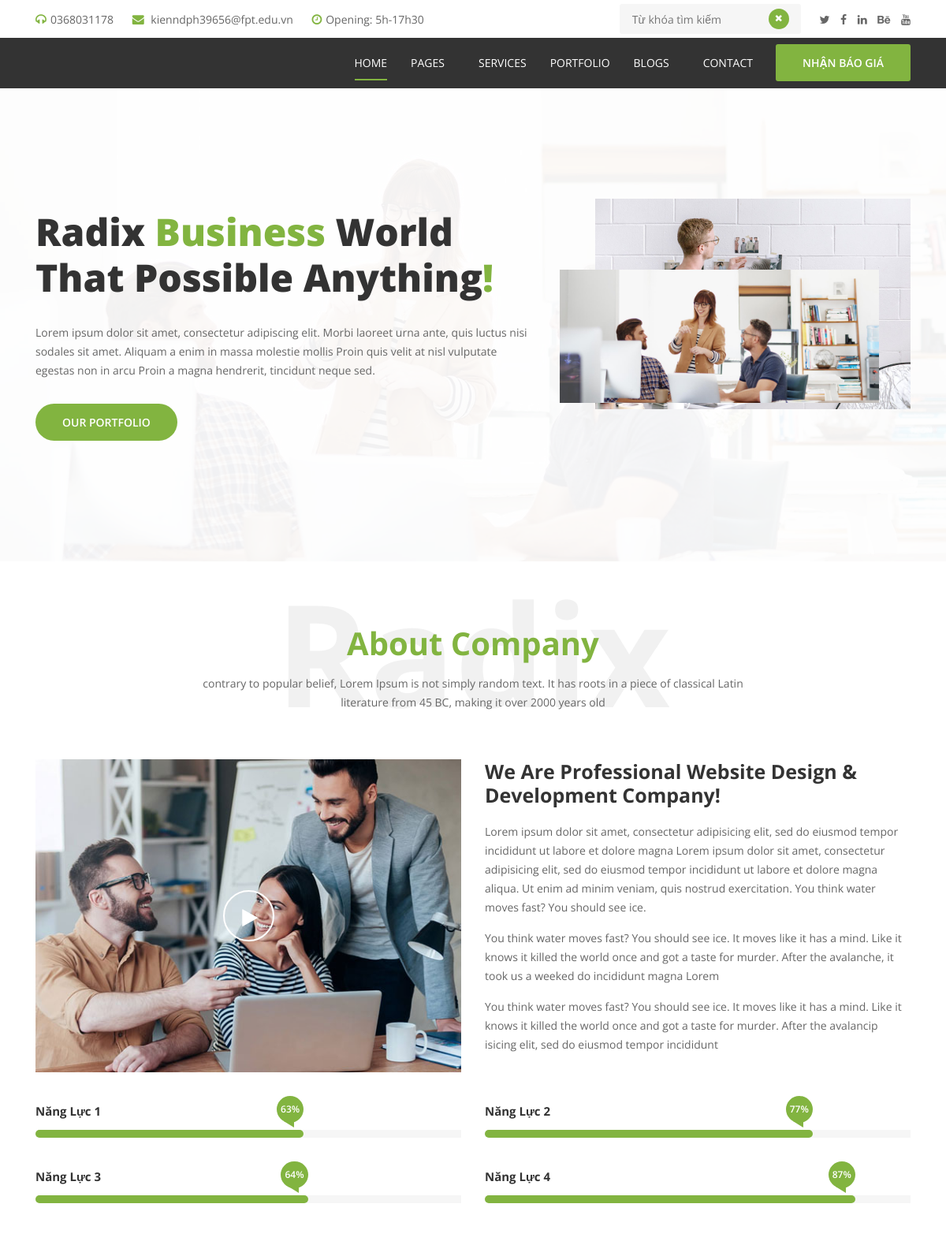
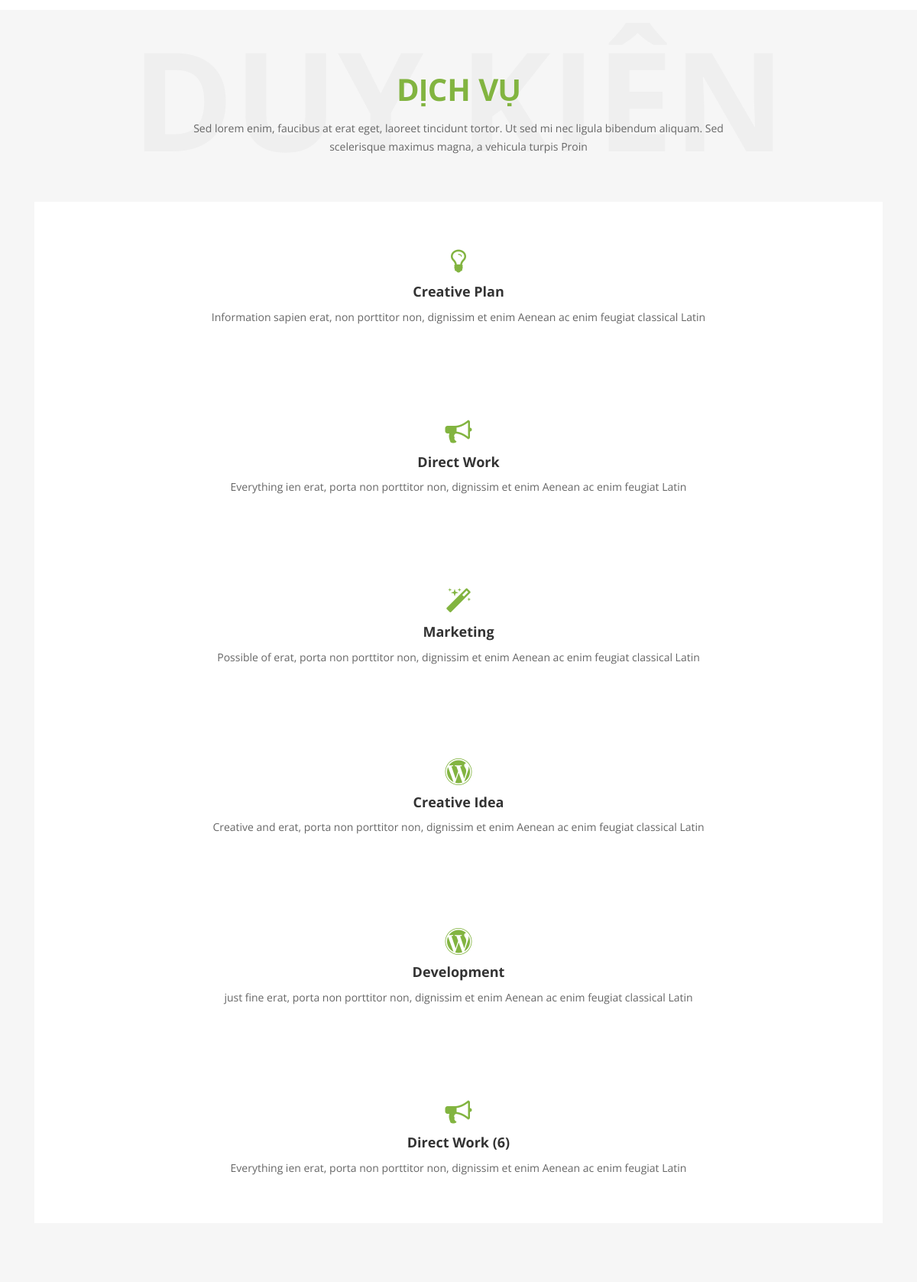
The page / (upper part) on the database its author committed (2 pictures, top to bottom).
### tables this page shows
CREATE TABLE `options` (
  `id` int(11) NOT NULL,
  `otp_key` varchar(100) DEFAULT NULL,
  `value` text DEFAULT NULL,
  `name` varchar(200) DEFAULT NULL
);

CREATE TABLE `services` (
  `id` int(11) NOT NULL,
  `name` varchar(200) DEFAULT NULL,
  `slug` varchar(200) DEFAULT NULL,
  `icon` varchar(100) DEFAULT NULL,
  `description` text DEFAULT NULL,
  `content` text DEFAULT NULL,
  `user_id` int(11) DEFAULT 0,
  `duplicate` int(11) DEFAULT 0,
  `create_at` datetime DEFAULT NULL,
  `update_at` datetime DEFAULT NULL
);

### modules/home/lists.php (called while the page is built, shortened)
<?php
$data = [
    'pageTitle' => 'Trang chủ'
];
layout('header', 'client', $data);
require_once 'contents/slider.php';
require_once 'contents/about.php';
require_once 'contents/services.php';

### includes/database.php (called while the page is built, shortened)
<?php
function query($sql, $data = [], $statementStatus = false)
{
    global $conn;
    $query = false;
    try {
        $statement = $conn->prepare($sql);
        if (empty($data)) {
            $query = $statement->execute();
        } else {
            $query = $statement->execute($data);
        }
    } catch (Exception $exception) {
        echo $exception->getMessage() . '<br/>';
        echo $exception->getFile() . ' - ' . $exception->getLine();
        die();
    }
    if ($statementStatus && $query) {
        return $statement;
    }
    return $query;
}
function getRaw($sql)
{
    $statement = query($sql, [], true);
    if (is_object($statement)) {
        $dataFetch = $statement->fetchAll(PDO::FETCH_ASSOC);
        return $dataFetch;
    }
    return false;
}
function firstRaw($sql)
{
    $statement = query($sql, [], true);
    if (is_object($statement)) {
        $dataFetch = $statement->fetch(PDO::FETCH_ASSOC);
        return $dataFetch;
    }
    return false;
}

### templates/client/layouts/header.php (shortened to what this page needs)
<!DOCTYPE html>
<html class="no-js" lang="zxx">
<head>
    <link rel="stylesheet" href="<?php echo _WEB_HOST_TEMPLATE ?>/client/css/bootstrap.min.css">
    <link rel="stylesheet" href="<?php echo _WEB_HOST_TEMPLATE ?>/client/css/font-awesome.min.css">
    <link rel="stylesheet" href="<?php echo _WEB_HOST_TEMPLATE ?>/client/css/slicknav.min.css">
    <link rel="stylesheet" href="<?php echo _WEB_HOST_TEMPLATE ?>/client/css/cubeportfolio.min.css">
    <link rel="stylesheet" href="<?php echo _WEB_HOST_TEMPLATE ?>/client/css/magnific-popup.min.css">
    <link rel="stylesheet" href="<?php echo _WEB_HOST_TEMPLATE ?>/client/css/jquery.fancybox.min.css">
    <link rel="stylesheet" href="<?php echo _WEB_HOST_TEMPLATE ?>/client/css/niceselect.css">
    <link rel="stylesheet" href="<?php echo _WEB_HOST_TEMPLATE ?>/client/css/owl.theme.default.css">
    <link rel="stylesheet" href="<?php echo _WEB_HOST_TEMPLATE ?>/client/css/owl.carousel.min.css">
    <link rel="stylesheet" href="<?php echo _WEB_HOST_TEMPLATE ?>/client/css/slickslider.min.css">
    <link rel="stylesheet" href="<?php echo _WEB_HOST_TEMPLATE ?>/client/css/animate.min.css">
    <link rel="stylesheet" href="<?php echo _WEB_HOST_TEMPLATE ?>/client/css/reset.css">
    <link rel="stylesheet" href="<?php echo _WEB_HOST_TEMPLATE ?>/client/css/style.css?ver=<?php echo rand() ?>">
    <link rel="stylesheet" href="<?php echo _WEB_HOST_TEMPLATE ?>/client/css/responsive.css">
    <link rel="stylesheet" href="<?php echo _WEB_HOST_TEMPLATE ?>/client/css/color/color1.css">
</head>
<body>
    <header id="header" class="header">
        <div class="topbar">
            <div class="container">
                <div class="row">
                    <div class="col-lg-6 col-12">
                        <ul class="contact">
                            <li><i class="fa fa-headphones"></i><?php echo getOption('general_hotline') ?></li>
                            <li><i class="fa fa-envelope"></i> <a href="mailto:<?php echo getOption('general_email') ?>"><?php echo getOption('general_email') ?></a>
                            </li>
                            <li><i class="fa fa-clock-o"></i><?php echo getOption('general_time') ?></li>
                        </ul>
                    </div>
                    <div class="col-lg-6 col-12">
                        <div class="topbar-right">
                            <div class="search-form active">
                                <a class="icon" href="#"><i class="fa fa-search"></i></a>
                                <form class="form" action="#">
                                    <input placeholder="<?php echo getOption('header_search') ?>" type="search">
                                </form>
                            </div>
                            <ul class="social">
                                <li><a target="_blank" href="<?php echo getOption('general_twitter') ?>"><i class="fa fa-twitter"></i></a></li>
                                <li><a target="_blank" href="<?php echo getOption('general_facebook') ?>"><i class="fa fa-facebook"></i></a></li>
                                <li><a target="_blank" href="<?php echo getOption('general_linkedin') ?>"><i class="fa fa-linkedin"></i></a></li>
                                <li><a target="_blank" href="<?php echo getOption('general_behance') ?>"><i class="fa fa-behance"></i></a></li>
                                <li><a target="_blank" href="<?php echo getOption('general_youtube') ?>"><i class="fa fa-youtube"></i></a></li>
                            </ul>
                        </div>
                    </div>
                </div>
            </div>
        </div>
        <div class="middle-bar">
            <div class="container">
                <div class="row">
                    <div class="col-lg-2 col-12">
                    </div>
                    <div class="col-lg-10 col-12">
                        <div class="mainmenu">
                            <nav class="navigation">
                                <ul class="nav menu">
                                    <li class="active"><a href="index.html">Home</a></li>
                                    <li><a href="#">Pages<i class="fa fa-caret-down"></i></a>
                                    </li>
                                    <li><a href="services.html">Services</a></li>
                                    <li><a href="portfolio.html">Portfolio</a></li>
                                    <li><a href="#">Blogs<i class="fa fa-caret-down"></i></a>
                                    </li>
                                    <li><a href="contact.html">Contact</a></li>
                                </ul>
                            </nav>
                            <div class="button">
                                <a target="_blank" href="<?php echo getOption('header_quote_link') ?>" class="btn"><?php echo getOption('header_quote_text') ?></a>
                            </div>
                        </div>
                    </div>
                </div>
            </div>
        </div>
    </header>

### modules/home/contents/about.php (shortened to what this page needs)
<?php
$homeAboutJson = getOption('home_about');
$homeAboutInfor = [];
$homeAboutSkill = [];
if (!empty($homeAboutJson)) {
    $homeAboutArr = json_decode($homeAboutJson, true);
    $homeAboutInfor = json_decode($homeAboutArr['information'], true);
    if (!empty($homeAboutArr['skill'])) {
        $homeAboutSkill = json_decode($homeAboutArr['skill'], true);
    }
}
?>
<section class="about-us section">
    <div class="container">
        <div class="row">
            <div class="col-12">
                <div class="section-title wow fadeInUp">
                    <span
                        class="title-bg"><?php echo !empty($homeAboutInfor['title_background']) ? $homeAboutInfor['title_background'] : false ?></span>
                    <?php
                    if (!empty($homeAboutInfor['desc'])) {
                        echo html_entity_decode($homeAboutInfor['desc']);
                    }
                    ?>
                </div>
            </div>
        </div>
        <div class="row">
            <div class="col-lg-6 col-12 wow fadeInLeft" data-wow-delay="0.6s">
                <?php if (!empty($homeAboutInfor['video']) && !empty($homeAboutInfor['avatar'])) : ?>
                <div class="about-video">
                    <div class="single-video overlay">
                        <a href="<?php echo $homeAboutInfor['video'] ?>" class="video-popup mfp-fade"><i
                                class="fa fa-play"></i></a>
                        <img src="<?php echo $homeAboutInfor['avatar'] ?>" alt="#">
                    </div>
                </div>
                <?php endif ?>
            </div>
            <div class="col-lg-6 col-12 wow fadeInRight" data-wow-delay="0.8s">
                <div class="about-content">
                    <?php if (!empty($homeAboutInfor['information'])) {
                        echo html_entity_decode($homeAboutInfor['information']);
                    } ?>
                </div>
            </div>
        </div>
        <?php if(!empty($homeAboutSkill)): ?>
        <div class="row">
            <div class="col-12">
                <div class="progress-main">
                    <div class="row">
                        <?php foreach($homeAboutSkill as $item): ?>
                        <div class="col-lg-6 col-md-6 col-12 wow fadeInUp" data-wow-delay="0.4s">
                            <div class="single-progress">
                                <h4><?php echo $item['name'] ?></h4>
                                <div class="progress">
                                    <div class="progress-bar" role="progressbar"
                                        style="width: <?php echo $item['value'] ?>%" aria-valuenow="25"
                                        aria-valuemin="0" aria-valuemax="100"><span
                                            class="percent"><?php echo $item['value'] ?>%</span></div>
                                </div>
                            </div>
                        </div>
                        <?php endforeach; ?>
                    </div>
                </div>
            </div>
        </div>
        <?php endif ?>
    </div>
</section>

### modules/home/contents/services.php (shortened to what this page needs)
<section id="services" class="services section">
    <div class="container">
        <div class="row">
            <div class="col-12 wow fadeInUp">
                <div class="section-title">
                    <span class="title-bg"><?php echo getOption('home_service_title_bg') ?></span>
                    <h1><?php echo getOption('home_service_title') ?></h1>
                    <p><?php echo getOption('home_service_subtitle') ?>
                </div>
            </div>
        </div>
        <?php
        $listAllServices = getRaw("SELECT * FROM services");
        if (!empty($listAllServices)) :
        ?>
            <div class="row">
                <div class="col-12">
                    <div class="service-slider">
                        <?php foreach ($listAllServices as $item) : ?>
                            <div class="single-service">
                                <?php echo html_entity_decode($item['icon']) ?>
                                <h2><a href="#"><?php echo $item['name'] ?></a></h2>
                                <p><?php echo $item['description'] ?></p>
                            </div>
                        <?php endforeach; ?>
                    </div>
                </div>
            </div>
        <?php endif ?>
    </div>
</section>

### rows shown on the page
options: value "0368031178"
options: value "kienndph39656@fpt.edu.vn"
options: value "Opening: 5h-17h30"
options: value "Từ khóa tìm kiếm"
options: value "NHẬN BÁO GIÁ"
options: value "Radix", value "About Company contrary to popular belief, Lorem Ipsum is not simply random text. It has roots in a piece of classical Latin literature from 45 BC, making it over 2000 years old", value "We Are Professional Website Design & Development Company! Lorem ipsum dolor sit amet, consectetur adipisicing elit, sed do eiusmod tempor incididunt ut labore et dolore magna Lorem ipsum dolor sit amet, consectetur adipisicing elit, sed do eiusmod tempor incididunt ut labore et dolore magna aliqua. Ut enim ad minim veniam, quis nostrud exercitation. You think water moves fast? You should see ice. You think water moves fast? You should see ice. It moves like it has a mind. Like it knows it killed the world once and got a taste for murder. After the avalanche, it took us a weeked do incididunt magna Lorem You think water moves fast? You should see ice. It moves like it has a mind. Like it…"
options: value "DUY KIÊN"
options: value "DỊCH VỤ"
options: value "Sed lorem enim, faucibus at erat eget, laoreet tincidunt tortor. Ut sed mi nec ligula bibendum aliquam. Sed scelerisque maximus magna, a vehicula turpis Proin"
services: name "Creative Plan", description "Information sapien erat, non porttitor non, dignissim et enim Aenean ac enim feugiat classical Latin"
services: name "Direct Work", description "Everything ien erat, porta non porttitor non, dignissim et enim Aenean ac enim feugiat Latin"
services: name "Marketing", description "Possible of erat, porta non porttitor non, dignissim et enim Aenean ac enim feugiat classical Latin"
services: name "Creative Idea", description "Creative and erat, porta non porttitor non, dignissim et enim Aenean ac enim feugiat classical Latin"
services: name "Development", description "just fine erat, porta non porttitor non, dignissim et enim Aenean ac enim feugiat classical Latin"
services: name "Direct Work (6)", description "Everything ien erat, porta non porttitor non, dignissim et enim Aenean ac enim feugiat Latin"

### other values the page prints
html_entity_decode($item['slide_title']) "Radix Business World That Possible Anything !"
$item['slide_button_text'] "OUR PORTFOLIO"
$item['name'] "Năng Lực 1"
$item['value'] "63"
$item['name'] "Năng Lực 2"
$item['value'] "77"
$item['name'] "Năng Lực 3"
$item['value'] "64"
$item['name'] "Năng Lực 4"
$item['value'] "87"
